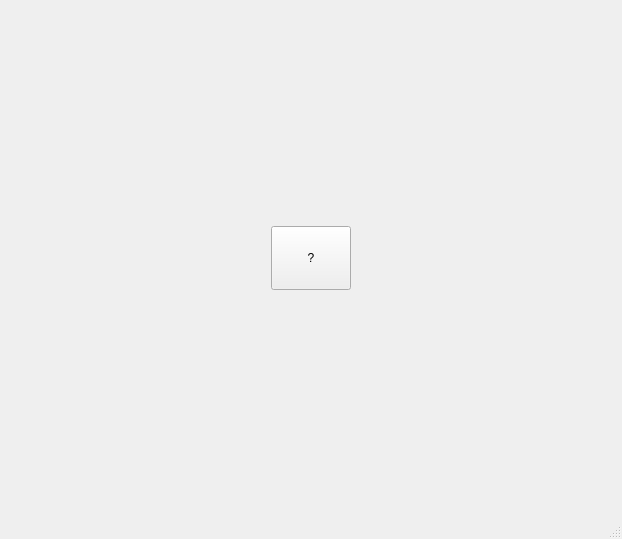
<?xml version="1.0" encoding="UTF-8"?>
<ui version="4.0">
 <class>MainWindow</class>
 <widget class="QMainWindow" name="MainWindow">
  <property name="geometry">
   <rect>
    <x>0</x>
    <y>0</y>
    <width>622</width>
    <height>539</height>
   </rect>
  </property>
  <property name="windowTitle">
   <string>My Language Tool</string>
  </property>
  <widget class="QWidget" name="centralwidget">
   <layout class="QHBoxLayout" name="horizontalLayout">
    <item>
     <layout class="QGridLayout" name="buttons">
      <item row="0" column="0">
       <widget class="QPushButton" name="mine">
        <property name="sizePolicy">
         <sizepolicy hsizetype="Maximum" vsizetype="Maximum">
          <horstretch>0</horstretch>
          <verstretch>0</verstretch>
         </sizepolicy>
        </property>
        <property name="minimumSize">
         <size>
          <width>64</width>
          <height>64</height>
         </size>
        </property>
        <property name="text">
         <string>?</string>
        </property>
        <property name="flat">
         <bool>false</bool>
        </property>
       </widget>
      </item>
     </layout>
    </item>
   </layout>
  </widget>
  <widget class="QMenuBar" name="menubar">
   <property name="geometry">
    <rect>
     <x>0</x>
     <y>0</y>
     <width>622</width>
     <height>21</height>
    </rect>
   </property>
  </widget>
  <widget class="QStatusBar" name="statusbar"/>
 </widget>
 <resources/>
 <connections/>
</ui>
